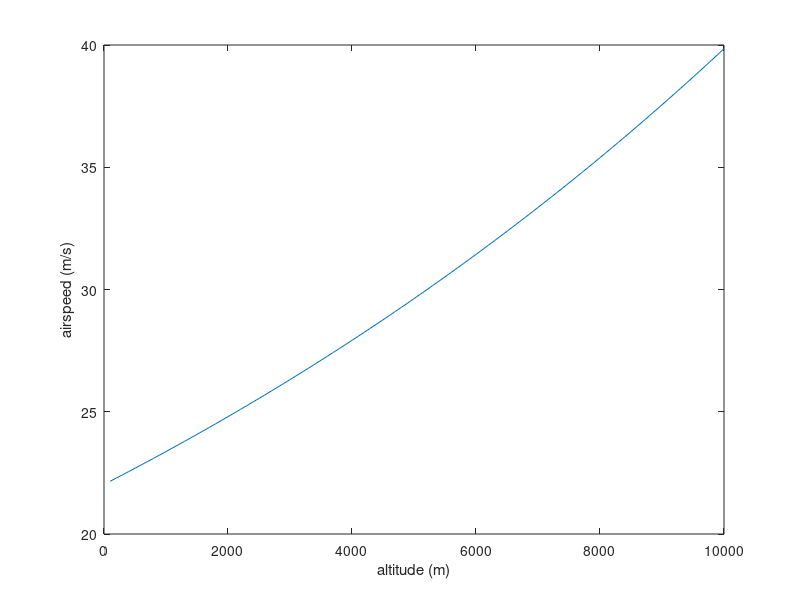

Reproduce this figure in MATLAB.
% Power calculations
clear, clc

rho_0 = 1.2250; % air density at sea level
T_0 = 288.15; % temperature at sea level
g = 9.80665; % Acceleration due to gravity
M = 0.0289644; % Molar mass of air on earth (Kg/mol)
R = 8.31432; % Universal gas constant for air

h_max = 10e3;
h_step = 100;
j = 1;
for i = 1:h_step:h_max
    h(j) = h_max - i;
    j = j + 1;
end

rho = rho_0*exp(-g*M*h/R/T_0);

m = 2; %kg
height = 10000;


% Assume wind speed is at 15 m/s average
glide_distance = 30000; % m

Ep = m * g * height;
Vbatt = 11.1;
Echem = 3600 * Vbatt * 10;

%from last years project
CdAd = 0.0212;
ClAl = 0.0625;

% glide slope
theta = atan(CdAd/ClAl);

K = ClAl*cos(theta) + CdAd*sin(theta);
for i = 1:length(rho)
   a(i) = sqrt(2*m*g/rho(i)/K);
end

plot(h,a)
xlabel('altitude (m)');
ylabel('airspeed (m/s)');
%a = sqrt(2*m*g/rho/K) % airspeed

OPC_I_testing = 175; %mA when testing
OPC_I_idle = 95; %mA when idle
OPC_weigt = 105; %grams
OPC_voltage = 5; %V
OPC_power = (175 * 5)/1000; %W

telem_I = 1;

PIXHAWK_I = 280/1000; % mA (Pixhawk running APM:Plane 3.3.0, 
                    %GPS/Compass modules, safety switch, 
                    %buzzer, 433 MHz telemetry radio)
                    
RPi_temp_requirement = 0; % some peripherals aren't guaranteed below zero.
RPi_I = 350/1000; % mA

Motor_I = 20; %????? A

% P = E / s
% Power consumed -> P = I*V
const_current_drawn = PIXHAWK_I + RPi_I + telem_I + OPC_I_testing/1000;
consumed_power = OPC_power + Motor_I * Vbatt + RPi_I * 5 + PIXHAWK_I * 5;
consumed_energy = consumed_power * 3600;

% Distance travelled
dist_out = 30000; %km
glide_dist = 30000; %km
rise_time = 30*60; % 30 minutes
battery_size = 8; % Ah

descent_time = dist_out / 10; % 10 m/s to travel 30km
tot_time = rise_time + descent_time;
tot_const_current_drawn = const_current_drawn *(tot_time / 3600);

Ah_left = battery_size - tot_const_current_drawn;
powered_dist =  (Ah_left / 15) * 36000;

%% Heat Calculations
clc
% Four walls to lose heat from

v = 5; % m/s 
wall_thickness = 0.01; % m
body_length = 0.8; % m
body_width = 0.13; % m
A_plane = body_width * body_length; % m^2
outside_temp = -20; %C
inside_temp = 10; %C

% Convection: Qcv = h * A * theta
% eqn from http://www.engineeringtoolbox.com/convective-heat-transfer-d_430.html
hc = 10.45 - v + 10 * v^(1/2); %W / (m^2)*K

Qcv = hc * A_plane * (inside_temp - outside_temp)

% Conduction: Qcn = K * A * (dT / s) where s = wall thickness
% eqn from http://www.engineeringtoolbox.com/conductive-heat-transfer-d_428.html
K = 0.033; %Thermal conductivity of polystyrene (W / m*K)
dT = inside_temp - outside_temp;

Qcn = K * A_plane * (dT / wall_thickness)

% Radiation Qrn = e * sigma * A * (Tin^4 - Tout^4)
e = 0.6;
sigma = 5.6703e-8; 
inside_temp_K = 273.15 + inside_temp;
outside_temp_K = 273.15 + outside_temp;
Qrn = e * sigma * A_plane * (inside_temp_K^4 - outside_temp_K^4);

% Total heat loss = Qcn + Qcv + Qr
Qtot = Qcn + Qcv + Qrn;
% four sides of plane
Qtot = Qtot * 4;









